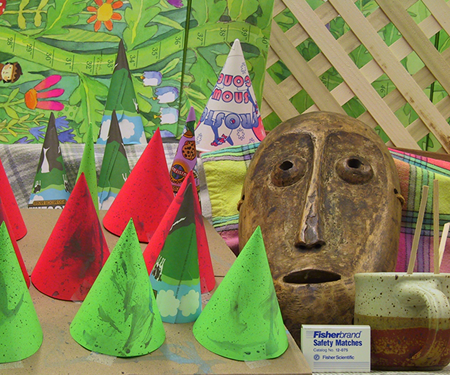
#> input picture Material da Raquel/0 - Material em Python/Material 13/im2.png, 450 x 375 px
$ python depth_map.py
#> lines starting #> are read from the running program, lines starting #| are printed output that depends on the picture; after the words box and inside, x2 and y2 are one past the last pixel; in counts of white or black regions, pixels touching at a corner belong together
import numpy as np
from PIL import Image
from matplotlib import pyplot as plt
from mpl_toolkits.mplot3d import Axes3D
from scipy import ndimage, misc

def plane_sweep_ncc(im_l,im_r,start,steps,wid):
    """ Find disparity image using normalized cross-correlation. """
    m,n = im_l.shape

    # arrays to hold the different sums
    mean_l = np.zeros((m,n))
    mean_r = np.zeros((m,n))
    s = np.zeros((m,n))
    s_l = np.zeros((m,n))
    s_r = np.zeros((m,n))
    # array to hold depth planes
    dmaps = np.zeros((m,n,steps))

    # compute mean of patch
    ndimage.uniform_filter(im_l,wid,mean_l)
    ndimage.uniform_filter(im_r,wid,mean_r)

    # normalized images
    norm_l = im_l - mean_l
    norm_r = im_r - mean_r

    # try different disparities
    for displ in range(steps):
      # move left image to the right, compute sums

      ndimage.uniform_filter(norm_l*np.roll(norm_r,displ+start),wid,s) # sum nominator
      ndimage.uniform_filter(norm_l*norm_l,wid,s_l)
      ndimage.uniform_filter(np.roll(norm_r,displ+start)*np.roll(norm_r,displ+start),wid,s_r) # sum denominator
      # store ncc scores
      dmaps[:,:,displ] = s/np.sqrt(np.absolute(s_l*s_r))


    # pick best depth for each pixel
    best_map = np.argmax(dmaps,axis=2) + start

    return best_map


def plane_sweep_gauss(im_l,im_r,start,steps,wid):
    """ Find disparity image using normalized cross-correlation
    with Gaussian weighted neigborhoods. """
    m,n = im_l.shape

    # arrays to hold the different sums
    mean_l = np.zeros((m,n))
    mean_r = np.zeros((m,n))
    s = np.zeros((m,n))
    s_l = np.zeros((m,n))
    s_r = np.zeros((m,n))

    # array to hold depth planes
    dmaps = np.zeros((m,n,steps))

    # compute mean
    ndimage.gaussian_filter(im_l,wid,0,mean_l)
    ndimage.gaussian_filter(im_r,wid,0,mean_r)

    # normalized images
    norm_l = im_l - mean_l
    norm_r = im_r - mean_r

    # try different disparities
    for displ in range(steps):
      # move left image to the right, compute sums
      ndimage.gaussian_filter(norm_l*np.roll(norm_r,displ+start),wid,0,s)  # sum nominator
      ndimage.gaussian_filter(norm_l*norm_l,wid,0,s_l)
      ndimage.gaussian_filter(np.roll(norm_r,displ+start)*np.roll(norm_r,displ+start),wid,0,s_r) # sum denominator

      # store ncc scores
      dmaps[:,:,displ] = s/np.sqrt(s_l*s_r)

      # pick best depth for each pixel
      best_map = np.argmax(dmaps,axis=2)+ start


    return best_map

#############
### MAIN ####

CASE = 2

if CASE == 1:
    im_l = np.array(Image.open('scene1.row3.col1.ppm').convert('L'),'f')
    im_r = np.array(Image.open('scene1.row3.col2.ppm').convert('L'),'f')
    # starting displacement and steps
    steps = 15
    start = 4

if CASE == 2:
    im_l = np.array(Image.open('im2.png').convert('L'),'f')
    im_r = np.array(Image.open('im6.png').convert('L'),'f')
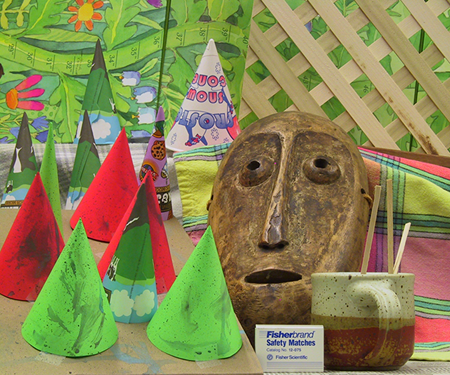
#> input picture Material da Raquel/0 - Material em Python/Material 13/im6.png, 450 x 375 px
    # starting displacement and steps
    steps = 55
    start = 12

m,n = im_l.shape
#> m = 375; n = 450
print(m,n)
#| 375 450

# width for ncc
wid1 = 9
wid2 = 3
res1 = plane_sweep_ncc(im_l,im_r,start,steps,wid1)
#> in plane_sweep_ncc, `best_map = np.argmax(dmaps,axis=2) + start`: best_map: shape (375, 450) int64; 55 distinct labels, from 12 to 66
res2 = plane_sweep_gauss(im_l,im_r,start,steps,wid2)
#> in plane_sweep_gauss, `mean_l = np.zeros((m,n))`: mean_l: shape (375, 450) float64; every value is 0
#> the loop in plane_sweep_gauss, `for displ in range(steps):` made 55 passes
#> pass 1, in plane_sweep_gauss, `best_map = np.argmax(dmaps,axis=2)+ start`:
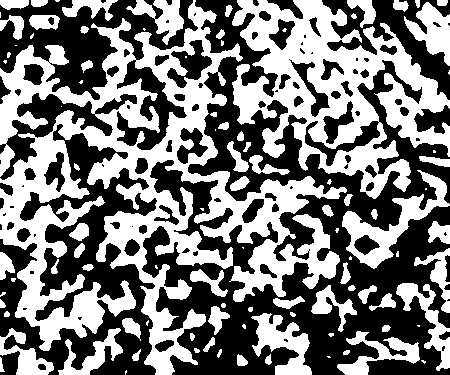
#> best_map: shape (375, 450) int64; values 12 (black) and 13 (white), 47.9% white; 99 white regions (32 under 20 px), largest, box (x1, y1, x2, y2) and area: (0, 0, 347, 375) 40672, (232, 0, 450, 199) 19245, (342, 170, 450, 269) 2763
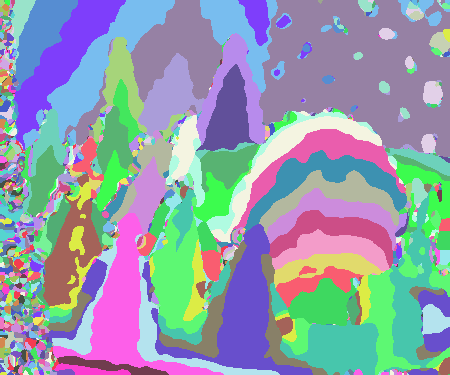
#> res2: shape (375, 450) int64; 55 distinct labels, from 12 to 66; one colour per label, 0 black

plt.figure()
plt.imshow(res1,'gray')
plt.figure()
plt.imshow(res2,'gray')


### Added by Raquel
# Calculate depth considering f.sx.b = 1 in the expression Z = f.sx.b/(xl-xr)
Z = np.zeros((m,n))
for i in range(m):
	for j in range(n):
		if (res2[i,j]== 0):
			# Consider Z = inf for points that were not defined in the depthmap and are filled with zero
			Z[i,j] = np.inf
		else: Z[i,j]=1/res2[i,j]
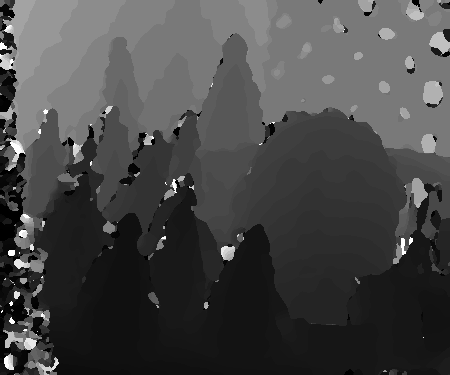
#> Z: shape (375, 450) float64; min 0.0152, max 0.0833, mean 0.0342; drawn with min black and max white


# Prepare points to be 3D plotted
X,Y = np.meshgrid(np.arange(n),np.arange(m))
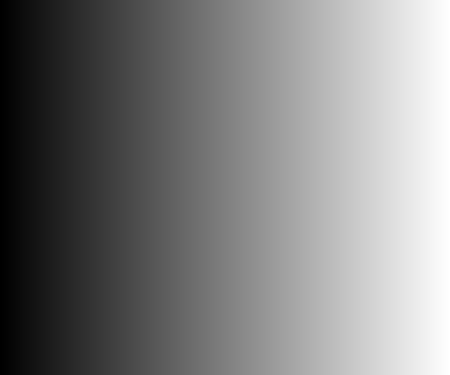
#> X: shape (375, 450) int64; min 0, max 449, mean 224.5; drawn with min black and max white
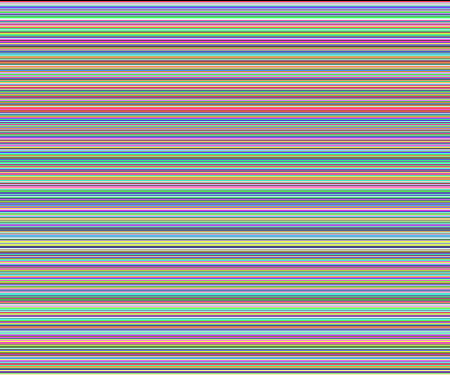
#> Y: shape (375, 450) int64; 375 distinct labels, from 0 to 374; one colour per label, 0 black
X = np.reshape(X, m*n)
Y = np.reshape(Y, m*n)
Z = np.reshape(Z, m*n)


import math

# Select just the estimated depth
estimated = (np.isinf(Z)==False)

# Show points in a 3D plot with the recovered depth
fig = plt.figure(figsize=[10,8])
ax = fig.add_subplot(projection='3d')
ax.scatter3D(X[estimated][0:-1:5],Y[estimated][0:-1:5],Z[estimated][0:-1:5],c=Z[estimated][0:-1:5], cmap='Blues',marker='.')

ax.view_init(elev=-75,azim=-90)


plt.show()
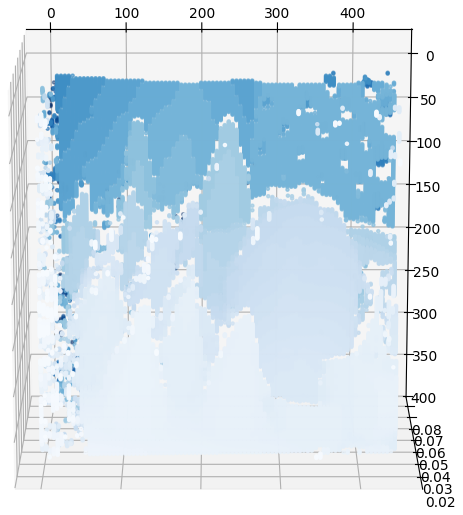
#> figure drawn by matplotlib, 1 panel
